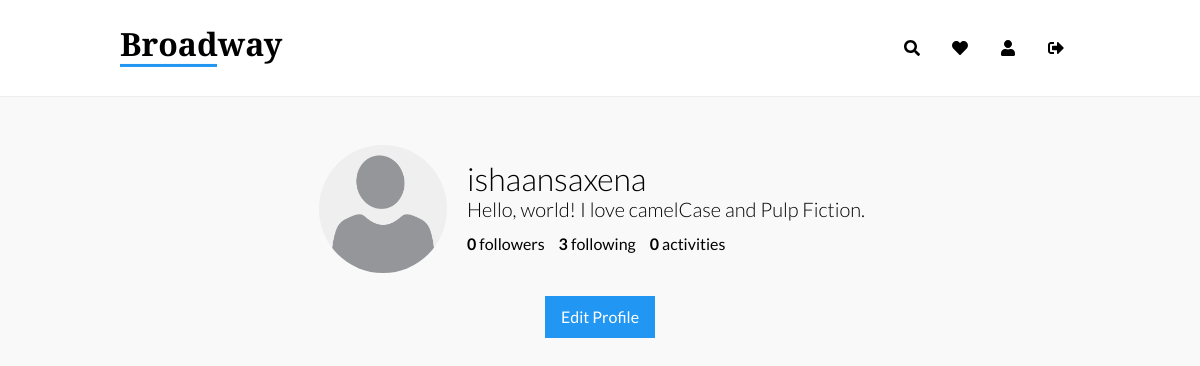
Before: /u/ (signed in) with the older database file.
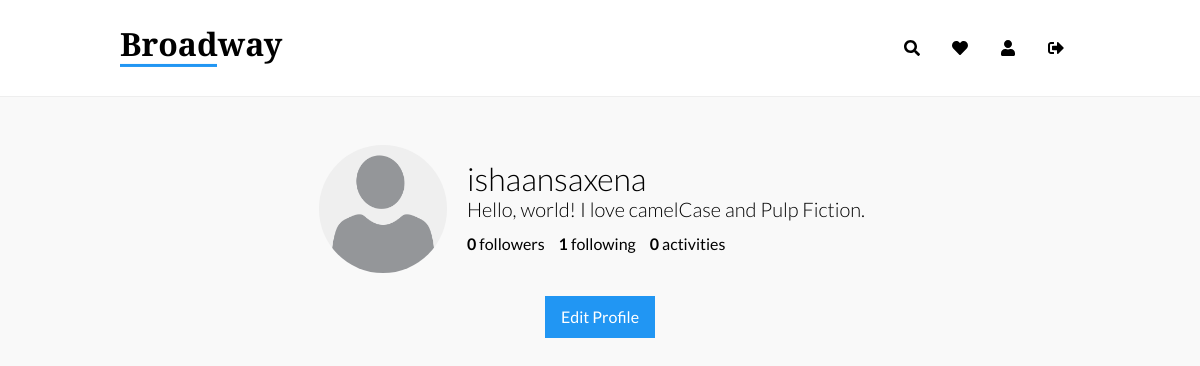
After: the same page with the newer database file.
### user/models.py (models this page shows, shortened)
class Profile(models.Model):
    user = models.OneToOneField(User, on_delete=models.CASCADE)
    bio = models.TextField(max_length=512, blank=True)
    birth_date = models.DateField(null=True, blank=True)
    name = models.CharField(max_length=32, blank=True)
    profile_picture = models.ImageField(
        upload_to='static/assets/user_images/',
        default='static/assets/user_images/default.png',
        blank=True
    )
    created_at = models.DateTimeField(
        auto_now_add=True
    )
    followers = models.IntegerField(default=0)
    following = models.IntegerField(default=0)

### user/views.py (the view)
# urls.py: path('', views.profile, name='profile'),
@login_required
def profile(request):
    user_profile = Profile.objects.get(user=request.user)
    activities = Activity.objects.filter(main_user=user_profile).order_by('-created_at')
    context = {
        'profile': user_profile,
        'activities': activities,
    }
    return render(request, 'user/profile.html', context)

### templates/user/profile.html (shortened to what this page needs)
{% extends "base.html" %}
{% load static %}
{% block assets %}
<link rel="stylesheet" href="{% static 'css/profile.css' %}">
{% endblock %}
{% block content %}
<div class="container">
    <div class="section transparent profile-outer">
        <div class="profile profile-picture">
            <img src="/{{ profile.profile_picture }}">
        </div>
        <div class="profile profile-data">
            <h1 class="username">{{user.username}}</h1>
            <p class="data-outer">
                {{ profile.bio }}
            </p>
            <p class="data-outer">
                <span class="data"><span class="interactions">{{ profile.followers }}</span> followers</span>
                <span class="data"><span class="interactions">{{ profile.following }}</span> following</span>
                <span class="data"><span class="interactions">{{ activities.count }}</span> activities</span>
            </p>
        </div>
    </div>
    <div class="btn-container">
        <a href="{% url 'edit' %}" class="btn btn-edit">Edit Profile</a>
    </div>
</div>
{% endblock %}

Changed rows visible on the page:
changed Profile "Hello, world! I love camelCase and Pulp Fiction.": following "3" → "1"
